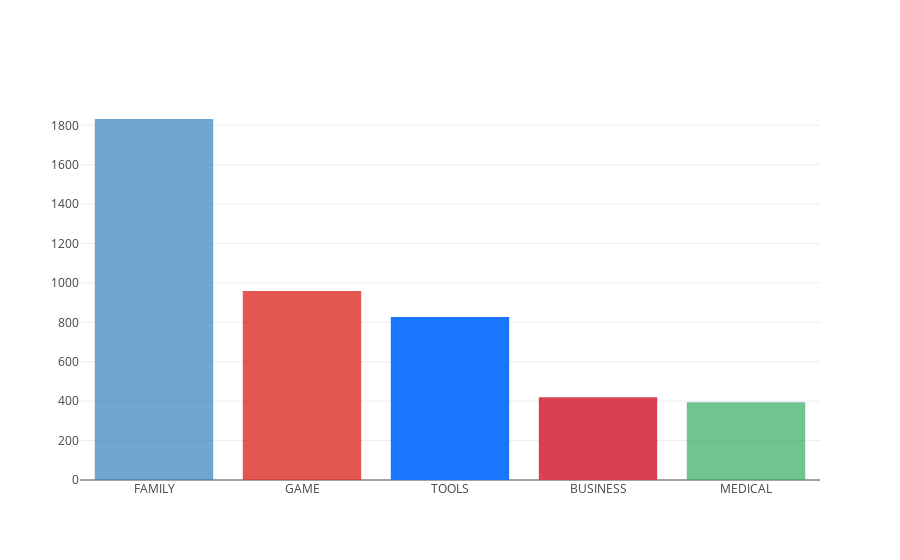

The notebook cell saved with this chart:
### Code cell
trace = [go.Bar(
        x = group_category_app.Category, y=group_category_app.App, 
        marker=dict(
        color=['rgba(55, 128, 191, 0.7)', 'rgba(222,45,38,0.8)',
               'rgb(26, 118, 255)', 'rgba(219, 64, 82, 1.0)',
               'rgba(50, 171, 96, 0.7)'])
)]

plotly.offline.iplot(trace, filename='Category_performance')

### Figure 1 — Plotly figure (JSON) as saved in the notebook; plotly's stock layout.template omitted (floating-point values rounded to 4 significant figures)
{"data": [{"marker": {"color": ["rgba(55, 128, 191, 0.7)", "rgba(222,45,38,0.8)", "rgb(26, 118, 255)", "rgba(219, 64, 82, 1.0)", "rgba(50, 171, 96, 0.7)"]}, "type": "bar", "uid": "8143eb86-e594-465d-9bcb-5caa6f746641", "x": ["FAMILY", "GAME", "TOOLS", "BUSINESS", "MEDICAL"], "y": [1832, 959, 827, 420, 395]}], "layout": {}}
